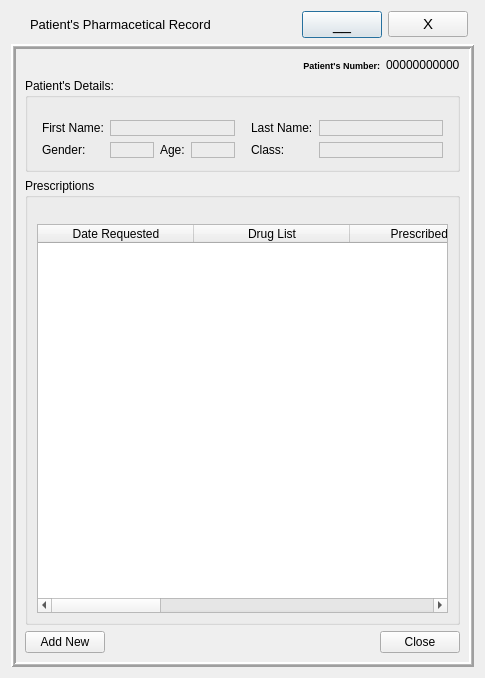
<?xml version="1.0" encoding="UTF-8"?>
<ui version="4.0">
 <class>PharmacyRecord</class>
 <widget class="QDialog" name="PharmacyRecord">
  <property name="geometry">
   <rect>
    <x>0</x>
    <y>0</y>
    <width>485</width>
    <height>678</height>
   </rect>
  </property>
  <property name="sizePolicy">
   <sizepolicy hsizetype="Fixed" vsizetype="Fixed">
    <horstretch>0</horstretch>
    <verstretch>0</verstretch>
   </sizepolicy>
  </property>
  <property name="windowTitle">
   <string>Dialog</string>
  </property>
  <layout class="QGridLayout" name="gridLayout">
   <item row="0" column="0">
    <layout class="QHBoxLayout" name="horizontalLayout_2">
     <property name="leftMargin">
      <number>6</number>
     </property>
     <property name="rightMargin">
      <number>6</number>
     </property>
     <item>
      <widget class="QLabel" name="logo">
       <property name="text">
        <string/>
       </property>
       <property name="pixmap">
        <pixmap>_ui/Sefa logo2.png</pixmap>
       </property>
       <property name="scaledContents">
        <bool>true</bool>
       </property>
      </widget>
     </item>
     <item>
      <widget class="QLabel" name="label">
       <property name="sizePolicy">
        <sizepolicy hsizetype="Expanding" vsizetype="Preferred">
         <horstretch>0</horstretch>
         <verstretch>0</verstretch>
        </sizepolicy>
       </property>
       <property name="font">
        <font>
         <family>MS Shell Dlg 2</family>
         <pointsize>10</pointsize>
         <weight>50</weight>
         <bold>false</bold>
         <underline>false</underline>
        </font>
       </property>
       <property name="styleSheet">
        <string notr="true">color: rgb(0, 0, 0);</string>
       </property>
       <property name="text">
        <string>Patient's Pharmacetical Record</string>
       </property>
       <property name="alignment">
        <set>Qt::AlignLeading|Qt::AlignLeft|Qt::AlignVCenter</set>
       </property>
       <property name="margin">
        <number>10</number>
       </property>
      </widget>
     </item>
     <item>
      <widget class="QPushButton" name="miniBtn">
       <property name="font">
        <font>
         <family>Tahoma</family>
         <pointsize>12</pointsize>
        </font>
       </property>
       <property name="text">
        <string>__</string>
       </property>
       <property name="flat">
        <bool>false</bool>
       </property>
      </widget>
     </item>
     <item>
      <widget class="QPushButton" name="exitBtn">
       <property name="maximumSize">
        <size>
         <width>16777215</width>
         <height>16777215</height>
        </size>
       </property>
       <property name="font">
        <font>
         <family>Tahoma</family>
         <pointsize>11</pointsize>
        </font>
       </property>
       <property name="cursor">
        <cursorShape>PointingHandCursor</cursorShape>
       </property>
       <property name="mouseTracking">
        <bool>true</bool>
       </property>
       <property name="tabletTracking">
        <bool>true</bool>
       </property>
       <property name="layoutDirection">
        <enum>Qt::LeftToRight</enum>
       </property>
       <property name="autoFillBackground">
        <bool>false</bool>
       </property>
       <property name="text">
        <string>X</string>
       </property>
       <property name="autoDefault">
        <bool>false</bool>
       </property>
       <property name="flat">
        <bool>false</bool>
       </property>
      </widget>
     </item>
    </layout>
   </item>
   <item row="1" column="0">
    <widget class="QFrame" name="bgLayer">
     <property name="frameShape">
      <enum>QFrame::Box</enum>
     </property>
     <property name="frameShadow">
      <enum>QFrame::Raised</enum>
     </property>
     <property name="lineWidth">
      <number>2</number>
     </property>
     <property name="midLineWidth">
      <number>1</number>
     </property>
     <layout class="QGridLayout" name="gridLayout_3">
      <item row="1" column="0">
       <widget class="QGroupBox" name="groupBox">
        <property name="title">
         <string>Patient's Details:</string>
        </property>
        <layout class="QGridLayout" name="gridLayout_2">
         <property name="topMargin">
          <number>20</number>
         </property>
         <item row="0" column="0">
          <layout class="QFormLayout" name="formLayout">
           <property name="leftMargin">
            <number>5</number>
           </property>
           <property name="topMargin">
            <number>2</number>
           </property>
           <property name="rightMargin">
            <number>5</number>
           </property>
           <property name="bottomMargin">
            <number>2</number>
           </property>
           <item row="0" column="0">
            <widget class="QLabel" name="label_2">
             <property name="text">
              <string>First Name:</string>
             </property>
            </widget>
           </item>
           <item row="0" column="1">
            <widget class="QLabel" name="fname">
             <property name="sizePolicy">
              <sizepolicy hsizetype="Expanding" vsizetype="Fixed">
               <horstretch>0</horstretch>
               <verstretch>0</verstretch>
              </sizepolicy>
             </property>
             <property name="frameShape">
              <enum>QFrame::StyledPanel</enum>
             </property>
             <property name="text">
              <string/>
             </property>
             <property name="margin">
              <number>2</number>
             </property>
            </widget>
           </item>
           <item row="1" column="0">
            <widget class="QLabel" name="label_6">
             <property name="text">
              <string>Gender:</string>
             </property>
            </widget>
           </item>
           <item row="1" column="1">
            <layout class="QHBoxLayout" name="horizontalLayout_6">
             <item>
              <widget class="QLabel" name="gender">
               <property name="sizePolicy">
                <sizepolicy hsizetype="Expanding" vsizetype="Fixed">
                 <horstretch>0</horstretch>
                 <verstretch>0</verstretch>
                </sizepolicy>
               </property>
               <property name="frameShape">
                <enum>QFrame::StyledPanel</enum>
               </property>
               <property name="text">
                <string/>
               </property>
               <property name="margin">
                <number>2</number>
               </property>
              </widget>
             </item>
             <item>
              <widget class="QLabel" name="label_9">
               <property name="text">
                <string>Age:</string>
               </property>
              </widget>
             </item>
             <item>
              <widget class="QLabel" name="age">
               <property name="sizePolicy">
                <sizepolicy hsizetype="Expanding" vsizetype="Fixed">
                 <horstretch>0</horstretch>
                 <verstretch>0</verstretch>
                </sizepolicy>
               </property>
               <property name="frameShape">
                <enum>QFrame::StyledPanel</enum>
               </property>
               <property name="text">
                <string/>
               </property>
               <property name="margin">
                <number>2</number>
               </property>
              </widget>
             </item>
            </layout>
           </item>
          </layout>
         </item>
         <item row="0" column="1">
          <layout class="QFormLayout" name="formLayout_2">
           <property name="leftMargin">
            <number>5</number>
           </property>
           <property name="topMargin">
            <number>2</number>
           </property>
           <property name="rightMargin">
            <number>5</number>
           </property>
           <property name="bottomMargin">
            <number>2</number>
           </property>
           <item row="0" column="0">
            <widget class="QLabel" name="label_4">
             <property name="text">
              <string>Last Name:</string>
             </property>
            </widget>
           </item>
           <item row="0" column="1">
            <widget class="QLabel" name="lname">
             <property name="sizePolicy">
              <sizepolicy hsizetype="Expanding" vsizetype="Fixed">
               <horstretch>0</horstretch>
               <verstretch>0</verstretch>
              </sizepolicy>
             </property>
             <property name="frameShape">
              <enum>QFrame::StyledPanel</enum>
             </property>
             <property name="text">
              <string/>
             </property>
             <property name="margin">
              <number>2</number>
             </property>
            </widget>
           </item>
           <item row="1" column="0">
            <widget class="QLabel" name="label_8">
             <property name="text">
              <string>Class:</string>
             </property>
            </widget>
           </item>
           <item row="1" column="1">
            <widget class="QLabel" name="class_2">
             <property name="sizePolicy">
              <sizepolicy hsizetype="Expanding" vsizetype="Fixed">
               <horstretch>0</horstretch>
               <verstretch>0</verstretch>
              </sizepolicy>
             </property>
             <property name="frameShape">
              <enum>QFrame::StyledPanel</enum>
             </property>
             <property name="text">
              <string/>
             </property>
             <property name="margin">
              <number>2</number>
             </property>
            </widget>
           </item>
          </layout>
         </item>
        </layout>
       </widget>
      </item>
      <item row="0" column="0">
       <layout class="QHBoxLayout" name="horizontalLayout_4">
        <item>
         <widget class="QLabel" name="label_3">
          <property name="font">
           <font>
            <family>Tahoma</family>
            <pointsize>7</pointsize>
            <weight>75</weight>
            <bold>true</bold>
           </font>
          </property>
          <property name="text">
           <string>Patient's Number:</string>
          </property>
          <property name="alignment">
           <set>Qt::AlignRight|Qt::AlignTrailing|Qt::AlignVCenter</set>
          </property>
         </widget>
        </item>
        <item>
         <widget class="QLabel" name="card">
          <property name="sizePolicy">
           <sizepolicy hsizetype="Fixed" vsizetype="Preferred">
            <horstretch>0</horstretch>
            <verstretch>0</verstretch>
           </sizepolicy>
          </property>
          <property name="text">
           <string>00000000000</string>
          </property>
         </widget>
        </item>
       </layout>
      </item>
      <item row="2" column="0">
       <widget class="QGroupBox" name="groupBox_2">
        <property name="title">
         <string>Prescriptions</string>
        </property>
        <property name="flat">
         <bool>false</bool>
        </property>
        <layout class="QGridLayout" name="gridLayout_6">
         <property name="topMargin">
          <number>26</number>
         </property>
         <item row="0" column="0">
          <widget class="QTableWidget" name="table">
           <property name="alternatingRowColors">
            <bool>true</bool>
           </property>
           <property name="columnCount">
            <number>7</number>
           </property>
           <attribute name="horizontalHeaderDefaultSectionSize">
            <number>156</number>
           </attribute>
           <attribute name="verticalHeaderStretchLastSection">
            <bool>true</bool>
           </attribute>
           <column>
            <property name="text">
             <string>Date Requested</string>
            </property>
           </column>
           <column>
            <property name="text">
             <string>Drug List</string>
            </property>
           </column>
           <column>
            <property name="text">
             <string>Prescribed By</string>
            </property>
           </column>
           <column>
            <property name="text">
             <string>Diagnosis</string>
            </property>
           </column>
           <column>
            <property name="text">
             <string>Pharmacist</string>
            </property>
           </column>
           <column>
            <property name="text">
             <string>Status</string>
            </property>
           </column>
           <column>
            <property name="text">
             <string/>
            </property>
           </column>
          </widget>
         </item>
        </layout>
       </widget>
      </item>
      <item row="3" column="0">
       <layout class="QHBoxLayout" name="horizontalLayout_5">
        <item>
         <widget class="QPushButton" name="addNewBtn">
          <property name="text">
           <string>Add New</string>
          </property>
         </widget>
        </item>
        <item>
         <spacer name="horizontalSpacer">
          <property name="orientation">
           <enum>Qt::Horizontal</enum>
          </property>
          <property name="sizeHint" stdset="0">
           <size>
            <width>40</width>
            <height>20</height>
           </size>
          </property>
         </spacer>
        </item>
        <item>
         <widget class="QPushButton" name="closeBtn">
          <property name="text">
           <string>Close</string>
          </property>
         </widget>
        </item>
       </layout>
      </item>
     </layout>
    </widget>
   </item>
  </layout>
 </widget>
 <resources/>
 <connections/>
</ui>
